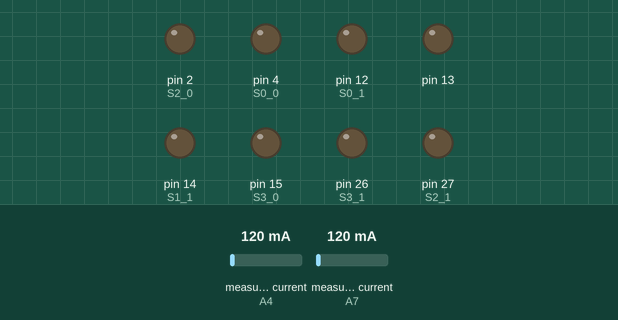
A sketch run on a simulated Arduino Mega 2560, built with avr-gcc and run on an emulated ATmega2560. Parts: output pins drawn as LEDs (lit = HIGH). The inputs (shaded band) are chosen by the test bench; at power-on: measured current (sensors on A4, A7) 120 mA. Pins used as bus, display or sensor lines are not drawn; what the sketch prints to the serial monitor is not drawn.

Above: at 1.0 s.
At 2.5 s:
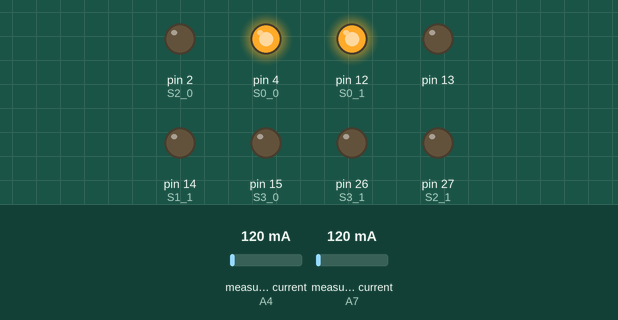
At 5.5 s:
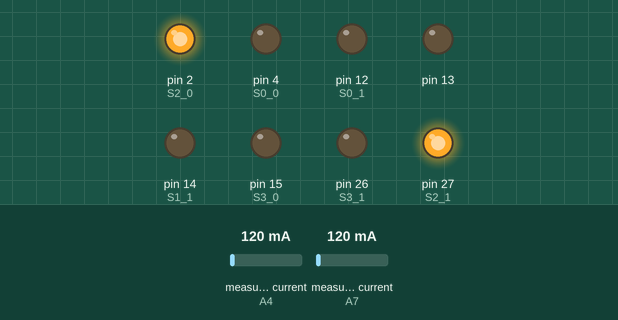
At 10.5 s:
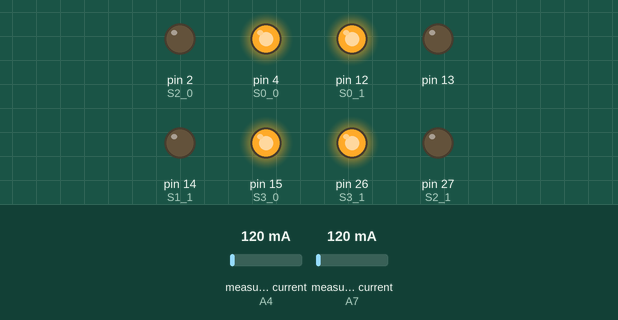
At 14.5 s:
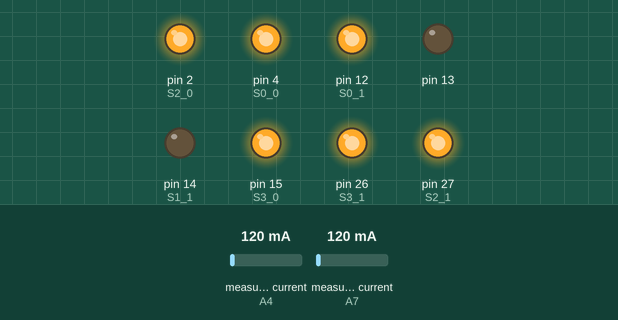
At 19.5 s:
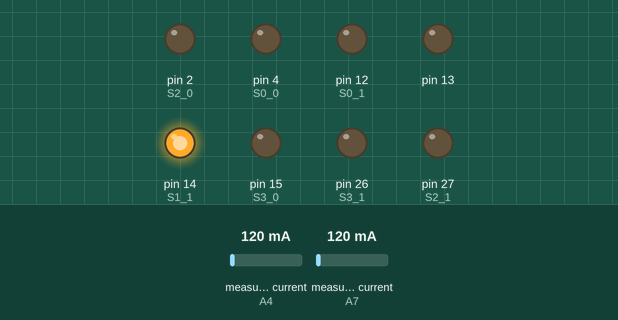
Timing chart, 0 to 20.8 s (numbered marks = the images above):
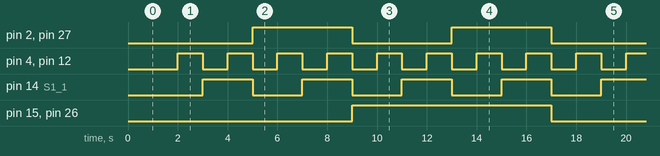

The sketch:

CurrentMeasureSwitchMUX_v1.4.ino
```cpp
#include "EmonLib.h"

//#define DEBUG

// Define digital pinout for drive S0,S1,S2,S3 MUX0
const int S0_0 = 4;
const int S1_0 = 0;
const int S2_0 = 2;
const int S3_0 = 15;
// Define digital pinout for drive S0,S1,S2,S3 MUX1
const int S0_1 = 12;
const int S1_1 = 14;
const int S2_1 = 27;
const int S3_1 = 26;

int64_t oldtime;
int cal_literation = 19;
int p = 0;int i = 0;int j = 0;

float y_irms[32];
float Irms0[16];
float Irms1[16];

String fc_0;String fc_1;

char *mux[] = {"0000", //ch0 v
               "1000", //ch1 v
               "0100", // ok v
               "1100", // ok v
               "0010", //ch4 v
               "1010", // ok v
               "0110", // ok v
               "1110", //ok v
               "0001", //ok v
               "1001", //ok v
               "0101", //irms0: ok  irms1: ok v
               "1101", //irms0: ok  irms1: ok v
               "0011", //irms0: ok  irms1: ok v
               "1011", //irms0: ok  irms1: ok v
               "0111", //irms0: ok  irms1: ok v
               "1111"}; //irms0: ok  irms1: ok

//char *mux[] = {"1111"};

bool is_calibrate = false;

// Define MUX variable
String ch_mux;
String mux_bit0;
String mux_bit1;
String mux_bit2;
String mux_bit3;

//Emon Init
EnergyMonitor emon0_0;                            // Create an instance emon0
EnergyMonitor emon0_1;                            // Create an instance emon1

void setup() {
  Serial.begin(9600);
  emon0_0.current(A4, 38.3);                       // Current: input pin, calibration. ratio/Rburden
  emon0_1.current(A7, 38.3);                       // Current: input pin, calibration. ratio/Rburden
  // Initialiaze digital pinout for LED
  pinMode(13, OUTPUT);

  // Initialiaze digital pinout for drive S0,S1,S2,S3 MUX0
  pinMode(S0_0, OUTPUT);
  pinMode(S1_0, OUTPUT);
  pinMode(S2_0, OUTPUT);
  pinMode(S3_0, OUTPUT);

  // Initialiaze digital pinout for drive S0,S1,S2,S3 MUX1
  pinMode(S0_1, OUTPUT);
  pinMode(S1_1, OUTPUT);
  pinMode(S2_1, OUTPUT);
  pinMode(S3_1, OUTPUT);

  // Initialize value oldtime millis
  is_calibrate = false;
  initiate_data();
  Serial.println("START");
  oldtime = millis();
}

void initiate_data(){
  for (int m = 0; m <= 31; m++){
    y_irms[m]=0.67;

    #ifdef DEBUG
    Serial.print("y_irms");Serial.print(m);Serial.print(":");Serial.println(y_irms[m]);
    #endif
  }
  for (int n = 0; n <= 15; n++){
    Irms0[n]= 0;
    Irms1[n]= 0;
  }
}

void blink_led(){
  for (int o = 0; o <= 1; o++){
    digitalWrite(13, HIGH);
    delay(500);
    digitalWrite(13, LOW);
    delay(500);
  }
}

void loop() {

    if((millis() - oldtime) > 0){
      if((millis() - oldtime) >= 1000){
        oldtime = millis();
        ch_mux = mux[i];
        mux_bit0 = ch_mux.substring(0,1); mux_bit1 = ch_mux.substring(1,2); mux_bit2 = ch_mux.substring(2,3); mux_bit3 = ch_mux.substring(3,4);
//        Serial.println(ch_mux);
//        Serial.print(mux_bit0);Serial.print("|");Serial.print(mux_bit1);Serial.print("|");Serial.print(mux_bit2);Serial.print("|");Serial.println(mux_bit3);

        digitalWrite(S0_0,mux_bit0.toInt());digitalWrite(S1_0,mux_bit1.toInt());digitalWrite(S2_0,mux_bit2.toInt());digitalWrite(S3_0,mux_bit3.toInt());
        digitalWrite(S0_1,mux_bit0.toInt());digitalWrite(S1_1,mux_bit1.toInt());digitalWrite(S2_1,mux_bit2.toInt());digitalWrite(S3_1,mux_bit3.toInt());

        if(is_calibrate == true){
          fc_0 = Irms0[i];fc_1 = Irms1[i];
          float Irms0_0 = emon0_0.calcIrms(1800) * fc_0.toFloat();
          float Irms0_1 = emon0_1.calcIrms(1800) * fc_1.toFloat();

          Serial.print(Irms0[i]);Serial.print("|");Serial.print(Irms1[i]);
          Serial.print("|Irms0_");Serial.print(i);Serial.print("=");Serial.print(Irms0_0,5);
          Serial.print("|Irms1_");Serial.print(i+16);Serial.print("=");Serial.println(Irms0_1,5);
        }

        if(is_calibrate == false){
          float Irms0_0 = emon0_0.calcIrms(1800);
          float Irms0_1 = emon0_1.calcIrms(1800);

          Irms0[j] += y_irms[j]/Irms0_0;
          Irms1[j] += y_irms[j+15]/Irms0_1;

          #ifdef DEBUG
          Serial.print("M0:");Serial.print(Irms0[j],5);Serial.print("|");Serial.print("M1:");Serial.println(Irms1[j],5);
          Serial.print(p);Serial.print("|");Serial.println(is_calibrate);
          Serial.print("|Irms0_");Serial.print(i);Serial.print("=");Serial.print(Irms0_0,5);
          Serial.print("|Irms1_");Serial.print(i+16);Serial.print("=");Serial.println(Irms0_1,5);
          #endif

          if((p==cal_literation)&&(i>=15)){
            is_calibrate = true;
            for (int k = 0; k <= 15; k++){
              Irms0[k]=Irms0[k]/(cal_literation+1);
              Irms1[k]=Irms1[k]/(cal_literation+1);

              Serial.print("Avg_M");Serial.print(k);Serial.print(":");Serial.print(Irms0[k],5);Serial.print("|");
              Serial.print("Avg_M");Serial.print(k+16);Serial.print(":");Serial.println(Irms1[k],5);
            }
            blink_led();
          }
        }

        i++;
        j=i;
        if(i>15){
          i = 0;
          if(is_calibrate == false){
            j=i;
            p++;
          }
        }
    }
  }

}
```

Measured:
- by itself, pin 2 (S2_0), pin 27 (S2_1): alternates HIGH for 4.0 s and LOW for 4.0 s
- by itself, pin 4 (S0_0), pin 12 (S0_1): alternates HIGH for 1.0 s and LOW for 1.0 s
- by itself, pin 14 (S1_1): alternates HIGH for 2.0 s and LOW for 2.0 s
- by itself, pin 15 (S3_0), pin 26 (S3_1): alternates HIGH for 8.0 s and LOW for 8.0 s
